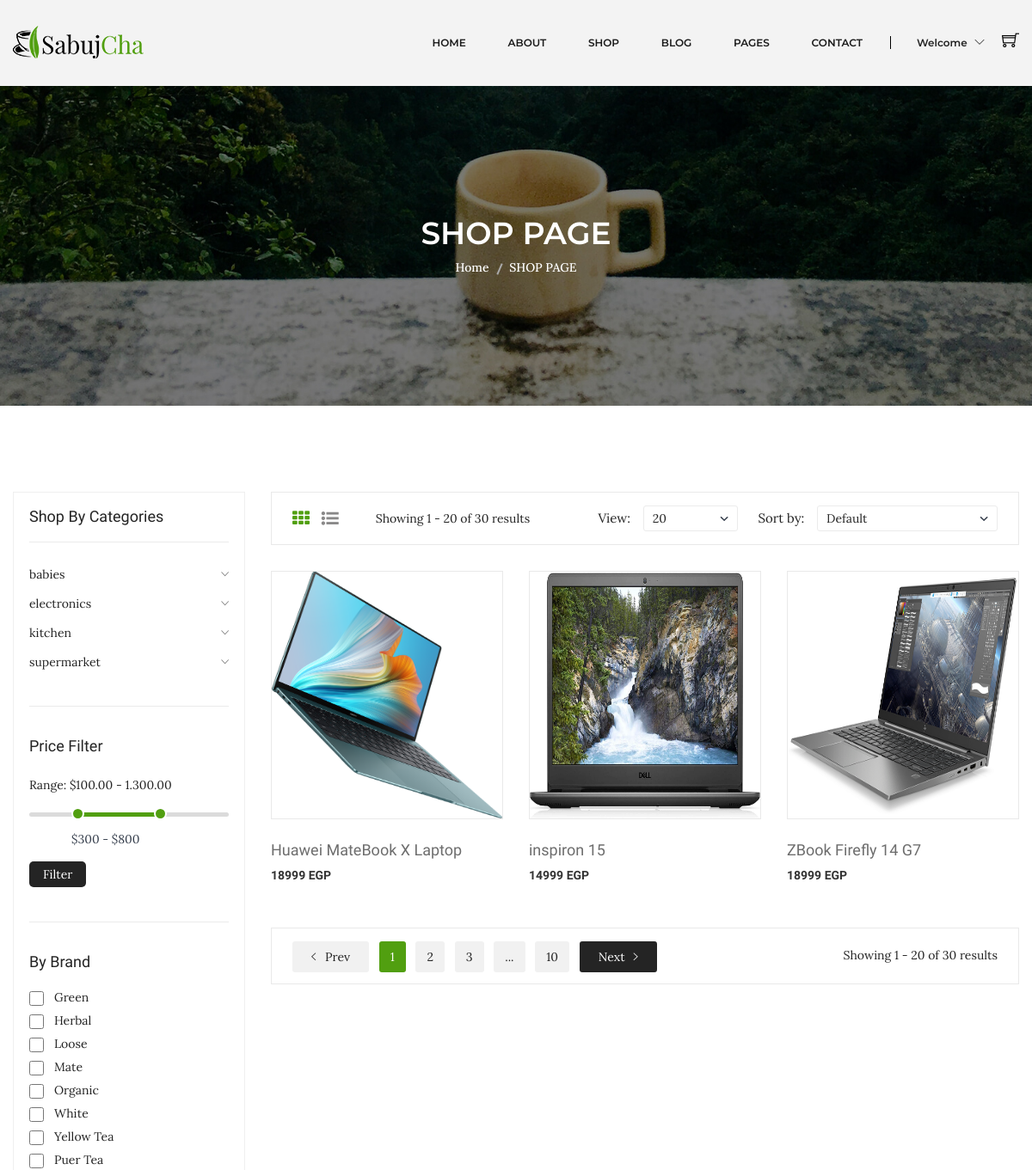
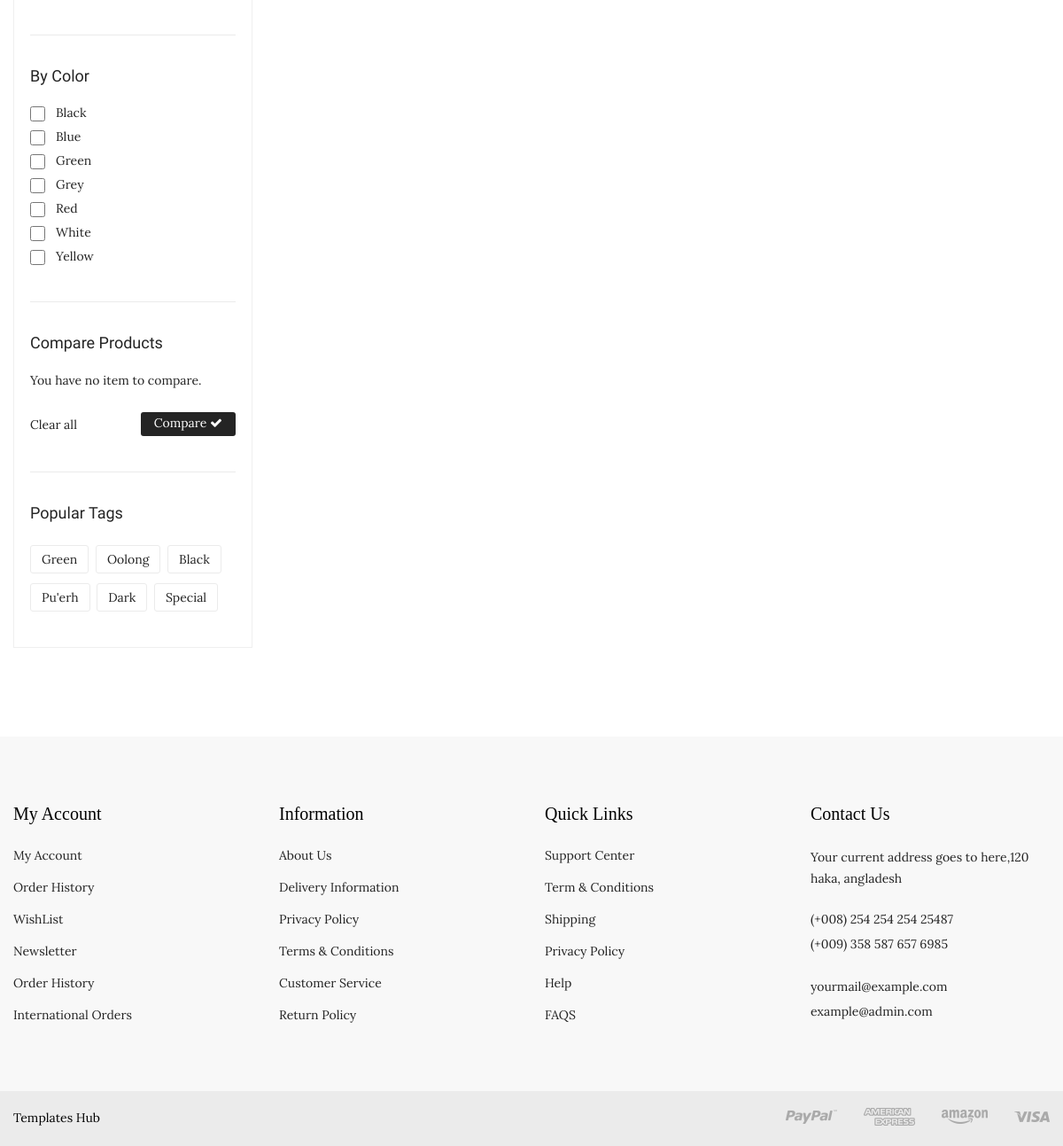
The page /views/shop.php?subcategory=1 on the database its author committed (2 pictures, top to bottom).
### tables this page shows
CREATE TABLE `products` (
  `id` int(10) UNSIGNED NOT NULL,
  `name_en` varchar(100) NOT NULL,
  `name_ar` varchar(100) NOT NULL,
  `details_en` text DEFAULT NULL,
  `details_ar` text DEFAULT NULL,
  `price` float NOT NULL,
  `code` int(50) NOT NULL,
  `amount` int(10) NOT NULL,
  `status` tinyint(1) NOT NULL DEFAULT 1 COMMENT '0->not active ,1->active',
  `image` varchar(100) NOT NULL DEFAULT 'default.png',
  `brand_id` int(10) UNSIGNED DEFAULT NULL,
  `subcategory_id` int(10) UNSIGNED NOT NULL,
  `view_number` int(200) NOT NULL DEFAULT 0,
  `created_at` timestamp NOT NULL DEFAULT current_timestamp(),
  `updated_at` timestamp NOT NULL DEFAULT current_timestamp() ON UPDATE current_timestamp()
);

CREATE TABLE `categories` (
  `id` int(10) UNSIGNED NOT NULL,
  `name_en` varchar(100) NOT NULL,
  `name_ar` varchar(100) NOT NULL,
  `image` varchar(100) NOT NULL DEFAULT 'default.png',
  `status` tinyint(1) NOT NULL DEFAULT 1 COMMENT '0->not active , 1->active',
  `created_at` timestamp NOT NULL DEFAULT current_timestamp(),
  `updated_at` timestamp NOT NULL DEFAULT current_timestamp() ON UPDATE current_timestamp()
);

### app/models/db/database.php (called while the page is built, shortened)
<?php
class database
{
    private $host = 'localhost';
    private $username = 'root';
    private $password = '';
    private $name = 'e-commerce';
    private $con;
    function __construct()
    {
        $this->con = new mysqli($this->host, $this->username, $this->password, $this->name);
    }
    public function runDQL($query)
    {
        $result = $this->con->query($query);
        if ($result->num_rows > 0) {
            return $result;
        } else {
            return [];
        }
    }
}

### app/models/Product.php (called while the page is built, shortened)
<?php
include_once "db/database.php";
class Product extends database implements operations
{
    private $subcategory_id;
    public function setSubcategory_id($subcategory_id)
    {
        $this->subcategory_id = $subcategory_id;
        return $this;
    }
    function getProductsBySubCategoryId()
    {
        $query = "SELECT
        `products`.*
    FROM
        `products`
    WHERE
        `products`.`subcategory_id` = $this->subcategory_id
    ORDER BY
        `products`.`name_en`";
        return $this->runDQL($query);
    }
}

### app/models/Category.php (called while the page is built, shortened)
<?php
include_once "db/database.php";
class Category extends database implements operations
{
    public function selectData()
    {
        $query = "SELECT `categories`.* FROM `categories` ORDER BY `categories`.`name_en` LIMIT 5 ";
        return $this->runDQL($query);
    }
}

### views/shop.php (the view, shortened to what this page needs)
<?php
include_once "layout/header.php";
include_once "layout/navbar.php";
include_once __DIR__ . "/../app/models/Product.php";
include_once __DIR__ . "/../app/models/Category.php";
$categoryObject = new Category;
$productObject = new Product;
$selectDataResult = $categoryObject->selectData();
if ($_GET) {
    if (isset($_GET['subcategory'])) {
        if (is_numeric($_GET['subcategory'])) {
            $productObject->setSubcategory_id($_GET['subcategory']);
            $selectedDataResult = $productObject->getProductsBySubCategoryId();
        } else {
            header('location:errors/404.php');
        }
    }else {
        header('location:errors/404.php');
    }
} else {
    $selectedDataResult = $productObject->selectData();
}
?>
<div class="breadcrumb-area bg-image-3 ptb-150">
    <div class="container">
        <div class="breadcrumb-content text-center">
            <h3>SHOP PAGE</h3>
            <ul>
                <li><a href="index.php">Home</a></li>
                <li class="active">SHOP PAGE</li>
            </ul>
        </div>
    </div>
</div>
<div class="shop-page-area ptb-100">
    <div class="container">
        <div class="row flex-row-reverse">
            <div class="col-lg-9">
                <div class="shop-topbar-wrapper">
                    <div class="shop-topbar-left">
                        <ul class="view-mode">
                            <li class="active"><a href="#product-grid" data-view="product-grid"><i class="fa fa-th"></i></a></li>
                            <li><a href="#product-list" data-view="product-list"><i class="fa fa-list-ul"></i></a></li>
                        </ul>
                        <p>Showing 1 - 20 of 30 results </p>
                    </div>
                    <div class="product-sorting-wrapper">
                        <div class="product-shorting shorting-style">
                            <label>View:</label>
                            <select>
                                <option value=""> 20</option>
                            </select>
                        </div>
                        <div class="product-show shorting-style">
                            <label>Sort by:</label>
                            <select>
                                <option value="">Default</option>
                            </select>
                        </div>
                    </div>
                </div>
                <div class="grid-list-product-wrapper">
                    <div class="product-grid product-view pb-20">
                        <div class="row">
                            <?php
                            if ($selectedDataResult) {
                                $products = $selectedDataResult->fetch_all(MYSQLI_ASSOC);
                                foreach ($products  as $key => $product) {
                            ?>
                                    <div class="product-width col-xl-4 col-lg-4 col-md-4 col-sm-6 col-12 mb-30">
                                        <div class="product-wrapper">
                                            <div class="product-img">
                                                <a href="product-details.php?id=<?= $product['id'] ?>">
                                                    <img alt="" width="270" height="287" src="../assets/img/product/<?= $product['image'] ?>">
                                                </a>
                                                <div class="product-action">
                                                </div>
                                            </div>
                                            <div class="product-content text-left">
                                                <div class="product-hover-style">
                                                    <div class="product-title">
                                                        <h4>
                                                            <a href="product-details.php"><?= $product['name_en'] ?></a>
                                                        </h4>
                                                    </div>
                                                </div>
                                                <div class="product-price-wrapper">
                                                    <span><?= $product['price'] ?> EGP</span>
                                                </div>
                                            </div>
                                        </div>
                                    </div>
                            <?php
                                }
                            } else {
                                echo "<div class='col-11 m-5 text-center alert alert-warning'>No Products </div>";
                            }
                            ?>
                        </div>
                    </div>
                    <div class="pagination-total-pages">
                        <div class="pagination-style">
                            <ul>
                                <li><a class="prev-next prev" href="#"><i class="ion-ios-arrow-left"></i> Prev</a></li>
                                <li><a class="active" href="#">1</a></li>
                                <li><a href="#">2</a></li>
                                <li><a href="#">3</a></li>
                                <li><a href="#">...</a></li>
                                <li><a href="#">10</a></li>
                                <li><a class="prev-next next" href="#">Next<i class="ion-ios-arrow-right"></i> </a></li>
                            </ul>
                        </div>
                        <div class="total-pages">
                            <p>Showing 1 - 20 of 30 results </p>
                        </div>
                    </div>
                </div>
            </div>
            <div class="col-lg-3">
                <div class="shop-sidebar-wrapper gray-bg-7 shop-sidebar-mrg">
                    <div class="shop-widget">
                        <h4 class="shop-sidebar-title">Shop By Categories</h4>
                        <div class="shop-catigory">
                            <ul id="faq">
                                <?php
                                if ($selectDataResult) {
                                    $categories = $selectDataResult->fetch_all(MYSQLI_ASSOC);
                                    foreach ($categories as $key => $category) {
                                ?>
                                        <li> <a data-toggle="collapse" data-parent="#faq" href="#shop-catigory-<?= $category['id'] ?>"><?= $category['name_en'] ?> <i class="ion-ios-arrow-down"></i></a>
                                        </li>
                                <?php
                                    }
                                }
                                ?>
                            </ul>
                        </div>
                    </div>
                    <div class="shop-price-filter mt-40 shop-sidebar-border pt-35">
                        <h4 class="shop-sidebar-title">Price Filter</h4>
                        <div class="price_filter mt-25">
                            <span>Range: $100.00 - 1.300.00 </span>
                            <div id="slider-range"></div>
                            <div class="price_slider_amount">
                                <div class="label-input">
                                    <input type="text" id="amount" name="price" placeholder="Add Your Price" />
                                </div>
                                <button type="button">Filter</button>
                            </div>
                        </div>
                    </div>
                    <div class="shop-widget mt-40 shop-sidebar-border pt-35">
                        <h4 class="shop-sidebar-title">By Brand</h4>
                        <div class="sidebar-list-style mt-20">
                            <ul>
                                <li><input type="checkbox"><a href="#">Green </a>
                                <li><input type="checkbox"><a href="#">Herbal </a></li>
                                <li><input type="checkbox"><a href="#">Loose </a></li>
                                <li><input type="checkbox"><a href="#">Mate </a></li>
                                <li><input type="checkbox"><a href="#">Organic </a></li>
                                <li><input type="checkbox"><a href="#">White </a></li>
                                <li><input type="checkbox"><a href="#">Yellow Tea </a></li>
                                <li><input type="checkbox"><a href="#">Puer Tea </a></li>
                            </ul>
                        </div>
                    </div>
                    <div class="shop-widget mt-40 shop-sidebar-border pt-35">
                        <h4 class="shop-sidebar-title">By Color</h4>
                        <div class="sidebar-list-style mt-20">
                            <ul>
                                <li><input type="checkbox"><a href="#">Black </a></li>
                                <li><input type="checkbox"><a href="#">Blue </a></li>
                                <li><input type="checkbox"><a href="#">Green </a></li>
                                <li><input type="checkbox"><a href="#">Grey </a></li>
                                <li><input type="checkbox"><a href="#">Red</a></li>
                                <li><input type="checkbox"><a href="#">White </a></li>
                                <li><input type="checkbox"><a href="#">Yellow </a></li>
                            </ul>
                        </div>
                    </div>
                    <div class="shop-widget mt-40 shop-sidebar-border pt-35">
                        <h4 class="shop-sidebar-title">Compare Products</h4>
                        <div class="compare-product">
                            <p>You have no item to compare. </p>
                            <div class="compare-product-btn">
                                <span>Clear all </span>
                                <a href="#">Compare <i class="fa fa-check"></i></a>
                            </div>
                        </div>
                    </div>
                    <div class="shop-widget mt-40 shop-sidebar-border pt-35">
                        <h4 class="shop-sidebar-title">Popular Tags</h4>
                        <div class="shop-tags mt-25">
                            <ul>
                                <li><a href="#">Green</a></li>
                                <li><a href="#">Oolong</a></li>
                                <li><a href="#">Black</a></li>
                                <li><a href="#">Pu'erh</a></li>
                                <li><a href="#">Dark </a></li>
                                <li><a href="#">Special</a></li>
                            </ul>
                        </div>
                    </div>
                </div>
            </div>
        </div>
    </div>
</div>
<?php
include_once "layout/footer.php";
?>

### rows shown on the page
products: image (picture), name_en "Huawei MateBook X Laptop", price "18999"
products: image (picture), name_en "inspiron 15", price "14999"
products: image (picture), name_en "ZBook Firefly 14 G7", price "18999"
categories: name_en "babies"
categories: name_en "electronics"
categories: name_en "kitchen"
categories: name_en "supermarket"
